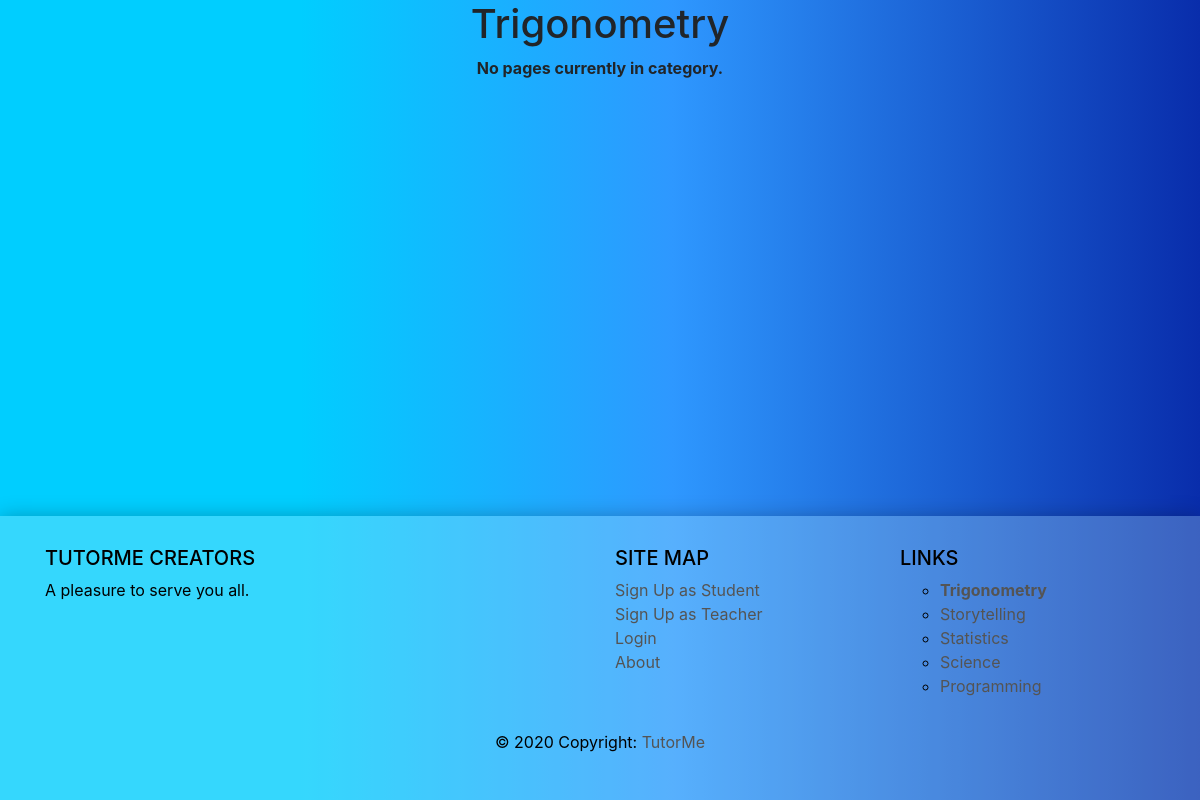
/tutorme/category/Trigonometry/, run on the app's committed database.
### tutorme/models.py (models this page shows, shortened)
class Category(models.Model):
    NAME_MAX_LENGTH = 128
    name = models.CharField(max_length=NAME_MAX_LENGTH, unique=True)
    class Meta:
        verbose_name_plural = 'Categories'

### tutorme/views.py (the view)
# urls.py: path('category/<slug:category_name>/', views.show_category, name='show_category'),
def show_category(request, category_name):
    context_dict = dict()
    try:
        category = Category.objects.get(name=category_name)
        teacher_list = category.teachers.all()
        context_dict['category'] = category
        context_dict['teachers'] = teacher_list
    except Category.DoesNotExist:
        context_dict['category'] = None
    return render(request, 'tutorme/category.html', context=context_dict)

### tutorme/templatetags/tutorme_templates_tags.py (called while the page is built)
@register.inclusion_tag('tutorme/categories.html')
def get_category_list(current_category=None):
    return {'categories': Category.objects.order_by('-name')[:5], 'current_category': current_category}

### templates/tutorme/category.html (shortened to what this page needs)
{%extends 'tutorme/base.html'%}
{% load staticfiles %}
{% block body_block %}
    {% if category %}
        <h1>{{ category.name }}</h1>
        {% if teachers %}
            <ul>
                {% for teacher in teachers %}
                    <li>{{ teacher.first_name }}</li>
                {% endfor %}
            </ul>
        {% else %}
            <strong>No pages currently in category.</strong>
        {% endif %}
    {% else %}
        The specified category does not exist.
    {% endif %}
{% endblock %}

### templates/tutorme/categories.html
<ul>
{% if categories %}
    {% for c in categories %}
        {% if c == current_category %}
            <li>
            <strong>
                <a href="{% url 'tutorme:show_category' c.name %}">{{ c.name }}</a>
            </strong>
            </li>
        {% else %}
        <li>
            <a href="{% url 'tutorme:show_category' c.name %}">{{ c.name }}</a>
        </li>
        {% endif %}
    {% endfor %}
{% else %}
    <li><strong>There are no categories present.</strong></li>
{% endif %}
</ul>

### static/css/base.css (style rules this page uses)
body { background: rgb(0,206,255); background: linear-gradient(90deg, rgba(0,206,255,1) 25%, rgba(46,152,255,1) 56%, rgba(9,45,171,1) 100%); }
.href-color a { color: #545454; }
:root { --star-size: 40px; --star-color: #BDBDBD; --star-background: #fc0; }
* { position: relative; box-sizing: border-box; }

### data on the page
Category: name "Trigonometry"
Category: name "Storytelling"
Category: name "Statistics"
Category: name "Science"
Category: name "Programming"
